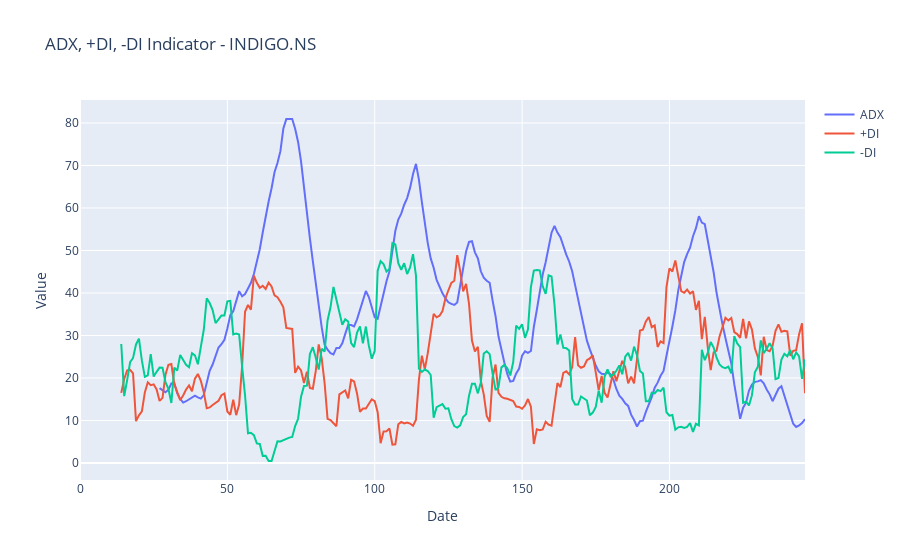

The notebook cell this image was saved under:
### Code cell
# ADX Indicator
def calculate_adx(data, window=14):
    data['TR'] = np.maximum(np.maximum(data['high'] - data['low'], abs(data['high'] - data['close'].shift(1))), abs(data['low'] - data['close'].shift(1)))
    data['+DM'] = (data['high'] - data['high'].shift(1)).apply(lambda x: x if x > 0 else 0)
    data['-DM'] = (data['low'].shift(1) - data['low']).apply(lambda x: x if x > 0 else 0)

    data['+DM'] = np.where((data['+DM'] > data['-DM']), data['+DM'], 0)
    data['-DM'] = np.where((data['-DM'] > data['+DM']), data['-DM'], 0)

    data['TR_SMA'] = data['TR'].rolling(window=window).sum()
    data['+DM_SMA'] = data['+DM'].rolling(window=window).sum()
    data['-DM_SMA'] = data['-DM'].rolling(window=window).sum()

    data['+DI'] = (data['+DM_SMA'] / data['TR_SMA']) * 100
    data['-DI'] = (data['-DM_SMA'] / data['TR_SMA']) * 100

    data['DX'] = abs(data['+DI'] - data['-DI']) / (data['+DI'] + data['-DI']) * 100
    data['ADX'] = data['DX'].rolling(window=window).mean()

    # Clean up intermediate columns which aren't of use to us
    data = data.drop(columns=['TR', '+DM', '-DM', 'TR_SMA', '+DM_SMA', '-DM_SMA', 'DX'])

    return data

# Calculate ADX with typical parameter (14)
data = calculate_adx(data, window=14)

# Plot ADX, +DI, and -DI
fig_adx = go.Figure()
fig_adx.add_trace(go.Scatter(x=data.index, y=data['ADX'], mode='lines', name='ADX'))
fig_adx.add_trace(go.Scatter(x=data.index, y=data['+DI'], mode='lines', name='+DI'))
fig_adx.add_trace(go.Scatter(x=data.index, y=data['-DI'], mode='lines', name='-DI'))

fig_adx.update_layout(title=f"ADX, +DI, -DI Indicator - {stock_symbol}", xaxis_title='Date', yaxis_title='Value')
fig_adx.show()

### Figure 1 — Plotly figure (JSON) as saved in the notebook; plotly's stock layout.template omitted (floating-point values rounded to 4 significant figures; data arrays with more than 128 entries replaced by an {"elided": "..."} marker saying what was removed)
{"data": [{"mode": "lines", "name": "ADX", "type": "scatter", "x": {"elided": "247 int values"}, "y": {"elided": "247 float values"}}, {"mode": "lines", "name": "+DI", "type": "scatter", "x": {"elided": "247 int values"}, "y": {"elided": "247 float values"}}, {"mode": "lines", "name": "-DI", "type": "scatter", "x": {"elided": "247 int values"}, "y": {"elided": "247 float values"}}], "layout": {"title": {"text": "ADX, +DI, -DI Indicator - INDIGO.NS"}, "xaxis": {"title": {"text": "Date"}}, "yaxis": {"title": {"text": "Value"}}}}
